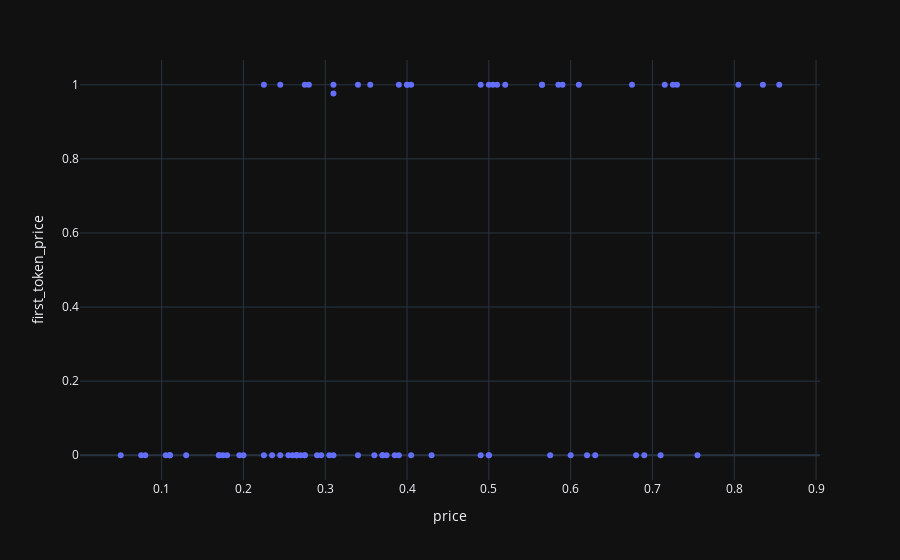

Notebook code cell kept with this figure:
### Code cell
import plotly.express as px

px.scatter(procesed_df, x="price", y="first_token_price")

### Figure 1 — Plotly figure (JSON) as saved in the notebook; plotly's stock layout.template omitted (floating-point values rounded to 4 significant figures)
{"data": [{"hovertemplate": "price=%{x}<br>first_token_price=%{y}<extra></extra>", "legendgroup": "", "marker": {"color": "#636efa", "symbol": "circle"}, "mode": "markers", "name": "", "orientation": "v", "showlegend": false, "type": "scatter", "x": [0.275, 0.17, 0.265, 0.305, 0.49, 0.5, 0.37, 0.225, 0.6, 0.31, 0.175, 0.245, 0.405, 0.2, 0.275, 0.34, 0.265, 0.245, 0.375, 0.5, 0.295, 0.675, 0.505, 0.195, 0.715, 0.11, 0.235, 0.11, 0.73, 0.405, 0.36, 0.49, 0.225, 0.52, 0.575, 0.51, 0.63, 0.725, 0.13, 0.69, 0.4, 0.565, 0.355, 0.855, 0.28, 0.39, 0.565, 0.62, 0.59, 0.31, 0.43, 0.805, 0.11, 0.585, 0.755, 0.835, 0.37, 0.105, 0.68, 0.08, 0.5, 0.265, 0.075, 0.39, 0.275, 0.31, 0.255, 0.26, 0.385, 0.29, 0.18, 0.71, 0.61, 0.17, 0.27, 0.34, 0.4, 0.05], "xaxis": "x", "y": [0.0, 0.0, 0.0, 0.0, 1.0, 0.0, 0.0, 1.0, 0.0, 0.0, 0.0, 1.0, 0.0, 0.0, 0.0, 1.0, 0.0, 0.0, 0.0, 0.0, 0.0, 1.0, 1.0, 0.0, 1.0, 0.0, 0.0, 0.0, 1.0, 1.0, 0.0, 0.0, 0.0, 1.0, 0.0, 1.0, 0.0, 1.0, 0.0, 8.14e-05, 1.0, 1.0, 1.0, 1.0, 1.0, 0.0, 1.0, 0.0, 1.0, 1.0, 0.0, 1.0, 0.0, 1.0, 0.0, 1.0, 0.0, 0.0, 0.0, 0.0, 1.0, 0.0, 0.0, 1.0, 1.0, 0.9767, 0.0, 0.0, 0.0, 0.0, 0.0, 0.0, 0.9998, 0.0, 0.0, 0.0, 0.9999, 0.0], "yaxis": "y"}], "layout": {"legend": {"tracegroupgap": 0}, "margin": {"t": 60}, "xaxis": {"anchor": "y", "domain": [0.0, 1.0], "title": {"text": "price"}}, "yaxis": {"anchor": "x", "domain": [0.0, 1.0], "title": {"text": "first_token_price"}}}}
